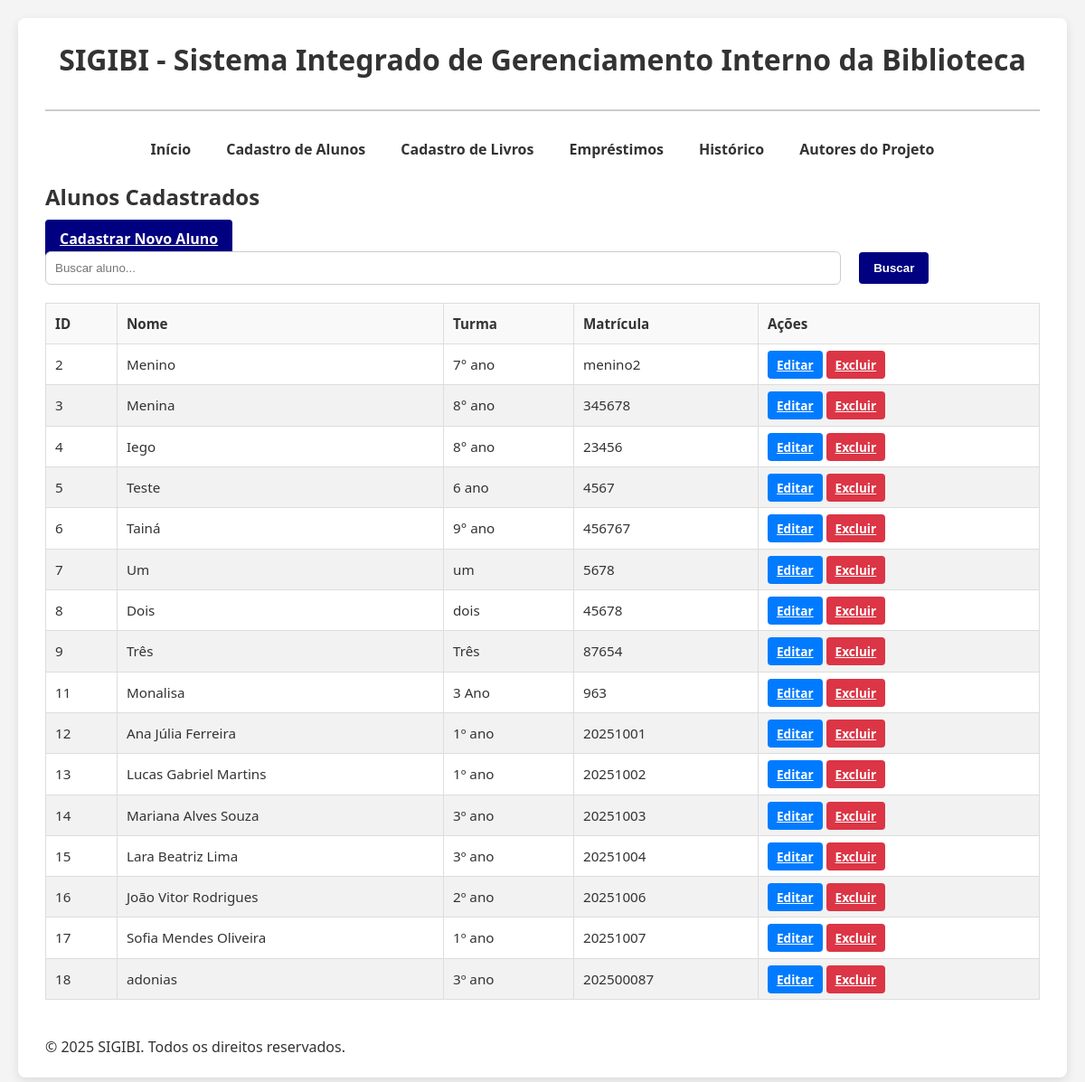
Page /alunos/ on the committed database.
### app_sigibi/models.py (models this page shows, shortened)
class Aluno(models.Model):
    nome = models.CharField(max_length=100)
    matricula = models.CharField(max_length=20, unique=True)
    turma = models.CharField(max_length=50)

### app_sigibi/views.py (the view)
# urls.py: path('alunos/', views.lista_alunos, name='lista_alunos'),  # Corrigido para lista_alunos
def lista_alunos(request):
    alunos = Aluno.objects.all()
    return render(request, 'alunos/lista_alunos.html', {'alunos': alunos})

### app_sigibi/templates/alunos/lista_alunos.html (shortened to what this page needs)
{% extends 'base.html' %}
{% block content %}
<h2>Alunos Cadastrados</h2>
<p><a href="{% url 'cadastro_aluno' %}" class="btn btn-success">Cadastrar Novo Aluno</a></p>
<div class="form-group">
    <input type="text" id="buscarAluno" onkeyup="filterTable('buscarAluno', 'alunosTable')" placeholder="Buscar aluno..." style="width: 80%; margin-right: 1rem;">
    <button type="button" class="btn">Buscar</button>
</div>
<table id="alunosTable">
    <thead>
        <tr>
            <th>ID</th>
            <th>Nome</th>
            <th>Turma</th>
            <th>Matrícula</th>
            <th>Ações</th>
        </tr>
    </thead>
    <tbody>
        {% for aluno in alunos %}
        <tr>
            <td>{{ aluno.id }}</td>
            <td>{{ aluno.nome }}</td>
            <td>{{ aluno.turma }}</td>
            <td>{{ aluno.matricula }}</td>
            <td>
                <a href="{% url 'editar_aluno' aluno.id %}" class="btn btn-primary btn-sm">Editar</a>
                <a href="{% url 'excluir_aluno' aluno.id %}" class="btn btn-danger btn-sm" onclick="return confirm('Tem certeza que deseja excluir este aluno?')">Excluir</a>
            </td>
        </tr>
        {% empty %}
        <tr><td colspan="5">Nenhum aluno cadastrado.</td></tr>
        {% endfor %}
    </tbody>
</table>
{% endblock %}

### app_sigibi/templates/base.html (shortened to what this page needs)
{% load static %}
<!DOCTYPE html>
<html lang="pt-br">
<head>
    <link rel="stylesheet" href="{% static 'css/styles.css' %}">
</head>
<body>
    <div class="container">
        <header>
            <h1>SIGIBI - Sistema Integrado de Gerenciamento Interno da Biblioteca</h1>
        </header>
        <nav>
            <ul>
                <li><a href="{% url 'index' %}">Início</a></li>
                <li><a href="{% url 'lista_alunos' %}">Cadastro de Alunos</a></li>
                <li><a href="{% url 'lista_livros' %}">Cadastro de Livros</a></li>
                <li><a href="{% url 'lista_emprestimos' %}">Empréstimos</a></li>
                <li><a href="{% url 'lista_historico' %}">Histórico</a></li>
                <li><a href="{% url 'autores' %}">Autores do Projeto</a></li>
            </ul>
        </nav>
        <main>
            {% block content %}
            {% endblock %}
        </main>
        <footer>
            <p>&copy; 2025 SIGIBI. Todos os direitos reservados.</p>
        </footer>
    </div>
</body>
</html>

### app_sigibi/static/css/styles.css (style rules this page uses)
* { box-sizing: border-box; margin: 0; padding: 0; }
body { font-family: 'Segoe UI', Tahoma, Geneva, Verdana, sans-serif; background-color: #f4f4f4; color: #333; padding: 20px; line-height: 1.6; }
.container { max-width: 1200px; margin: 0 auto; background-color: #fff; padding: 20px 30px; border-radius: 8px; box-shadow: 0 4px 12px rgba(0, 0, 0, 0.1); }
header { text-align: center; margin-bottom: 30px; border-bottom: 2px solid #ccc; padding-bottom: 15px; }
nav ul { display: flex; justify-content: center; list-style: none; margin: 20px 0; padding: 0; flex-wrap: wrap; gap: 15px; }
nav a { text-decoration: none; color: #333; font-weight: 600; padding: 6px 12px; transition: color 0.2s; }
main { margin-bottom: 40px; }
h1, h2, h3 { color: #333; margin-bottom: 15px; }
.form-group { margin-bottom: 20px; }
.form-group input[type="text"], .form-group input[type="number"], .form-group select { width: 100%; padding: 10px; border: 1px solid #ccc; border-radius: 6px; transition: border 0.2s; }
.btn { background-color: navy; color: white; padding: 10px 16px; border: none; border-radius: 4px; cursor: pointer; font-weight: 600; transition: background-color 0.2s ease; }
.btn-primary { background-color: #007bff; }
.btn-danger { background-color: #dc3545; }
.btn-sm { padding: 6px 10px; font-size: 0.85rem; }
table { width: 100%; border-collapse: collapse; margin-top: 20px; font-size: 0.95rem; }
table th, table td { border: 1px solid #ddd; padding: 10px; text-align: left; }
table th { background-color: #f9f9f9; font-weight: 600; }
table tr:nth-child(even) { background-color: #f2f2f2; }

### rows in the picture
Aluno: id "2", nome "Menino", turma "7° ano", matricula "menino2"
Aluno: id "3", nome "Menina", turma "8° ano", matricula "345678"
Aluno: id "4", nome "Iego", turma "8° ano", matricula "23456"
Aluno: id "5", nome "Teste", turma "6 ano", matricula "4567"
Aluno: id "6", nome "Tainá", turma "9° ano", matricula "456767"
Aluno: id "7", nome "Um", turma "um", matricula "5678"
Aluno: id "8", nome "Dois", turma "dois", matricula "45678"
Aluno: id "9", nome "Três", turma "Três", matricula "87654"
Aluno: id "11", nome "Monalisa", turma "3 Ano", matricula "963"
Aluno: id "12", nome "Ana Júlia Ferreira", turma "1º ano", matricula "20251001"
Aluno: id "13", nome "Lucas Gabriel Martins", turma "1º ano", matricula "20251002"
Aluno: id "14", nome "Mariana Alves Souza", turma "3º ano", matricula "20251003"
Aluno: id "15", nome "Lara Beatriz Lima", turma "3º ano", matricula "20251004"
Aluno: id "16", nome "João Vitor Rodrigues", turma "2º ano", matricula "20251006"
Aluno: id "17", nome "Sofia Mendes Oliveira", turma "1º ano", matricula "20251007"
Aluno: id "18", nome "adonias", turma "3º ano", matricula "202500087"
